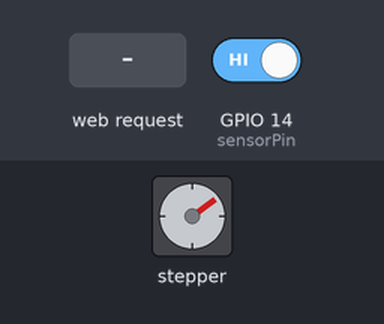
The program below on a simulated ESP32. Parts: stepper motor. Wiring (inferred from the names in the program): stepper motor (2048 steps per turn assumed): coils GPIO 25, GPIO 26, GPIO 27, GPIO 32. Inputs (shaded band) come from the test bench; at power-on: GPIO 14 (sensorPin) HIGH. WiFi joins after 1.5 s; servers stay silent unless stated; what the program prints to the serial monitor is not drawn.

Above: at 1.2 s.
1.3 s: GPIO 14 (sensorPin) driven LOW
At 1.65 s:
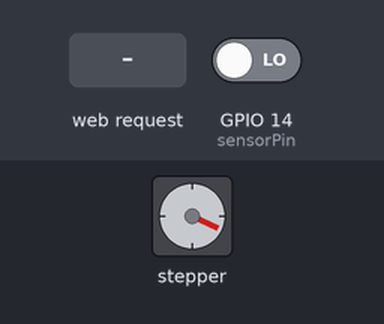
4.3 s: HTTP request GET /reset received
At 4.65 s:
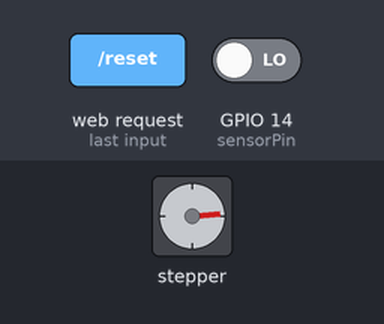
Timing chart, 0 to 19.3 s (numbered marks = the images above; inputs shaded):
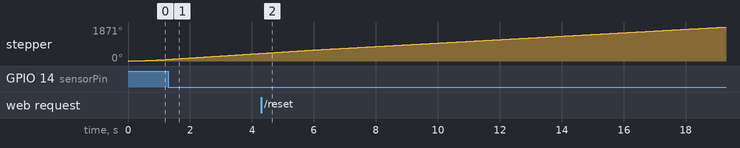

The program:

main.cpp
```cpp
#include <Arduino.h>
#include <WiFi.h>
#include <WebServer.h>
#include <HTTPClient.h>
#include <ESPmDNS.h>

// WLAN
const char* ssid = "...";
const char* password = "deineMudda";

// Sensor
const int sensorPin = 14;

// 28BYJ-48 via ULN2003: IN1, IN2, IN3, IN4
const int stepperPins[] = {25, 26, 27, 32};
const int stepSequence[8][4] = {
  {1, 0, 0, 0},
  {1, 1, 0, 0},
  {0, 1, 0, 0},
  {0, 1, 1, 0},
  {0, 0, 1, 0},
  {0, 0, 1, 1},
  {0, 0, 0, 1},
  {1, 0, 0, 1}
};
int stepIndex = 0;
unsigned long lastStepMicros = 0;
// Schneller Betrieb für den 28BYJ-48.
// Startet etwas langsamer und beschleunigt, damit der Motor nicht springt.
unsigned long stepIntervalMicros = 1450;
const unsigned long minimumStepIntervalMicros = 700;

// Webserver
WebServer server(80);

// Zähler
int counter = 0;
int lastState = HIGH;

// Ziel-URL
const char* targetUrl = "http://example.com/trigger";

// ===== API =====
void handleReset() {
  counter = 0;
  server.send(200, "text/plain", "Counter reset!");
  Serial.println("🔄 Counter wurde zurückgesetzt");
}

// ===== Request senden =====
void sendRequest() {
  HTTPClient http;
  http.begin(targetUrl);

  int code = http.GET();

  Serial.print("📡 Request gesendet, Code: ");
  Serial.println(code);

  http.end();
}

void stepMotor() {
  unsigned long now = micros();
  if (now - lastStepMicros < stepIntervalMicros) {
    return;
  }

  lastStepMicros = now;
  stepIndex = (stepIndex + 1) % 8;
  for (int pin = 0; pin < 4; pin++) {
    digitalWrite(stepperPins[pin], stepSequence[stepIndex][pin]);
  }

  if (stepIntervalMicros > minimumStepIntervalMicros) {
    stepIntervalMicros -= 1;
  }
}

// ===== Setup =====
void setup() {
  Serial.begin(115200);
  pinMode(sensorPin, INPUT_PULLUP);

  for (int pin = 0; pin < 4; pin++) {
    pinMode(stepperPins[pin], OUTPUT);
    digitalWrite(stepperPins[pin], LOW);
  }

  // WLAN
  WiFi.begin(ssid, password);

  // API
  server.on("/reset", handleReset);
  server.begin();

  Serial.println("🚀 Server gestartet (/reset), Motor dreht");
}

// ===== Loop =====
void loop() {
  stepMotor();
  server.handleClient();

  if (WiFi.status() == WL_CONNECTED) {
    static bool wifiReported = false;
    if (!wifiReported) {
      wifiReported = true;
      Serial.println("✅ WLAN verbunden!");
      Serial.print("IP: ");
      Serial.println(WiFi.localIP());

      if (MDNS.begin("metalldetektor")) {
        Serial.println("🌐 erreichbar unter: http://metalldetektor.local");
      }
    }
  }

  int state = digitalRead(sensorPin);

  // Flankenerkennung
  if (state == LOW && lastState == HIGH) {
    counter++;

    Serial.print("🔥 erkannt! Count = ");
    Serial.println(counter);

    if (counter >= 25) {
      Serial.println("🚀 25 erreicht! Sende Request...");
      sendRequest();
      counter = 0;
    }
  }

  lastState = state;
}
```
